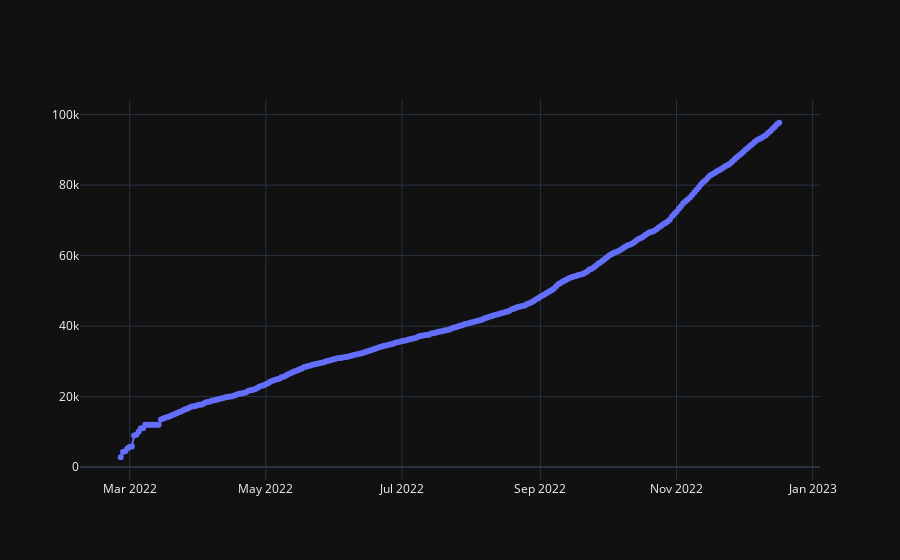

Notebook source saved alongside this figure:
### Code cell
#zamana bağlı insan kaybı

x= df2['date']
y= df2['personnel']

fig = go.Figure()
fig.add_trace(go.Scatter(x=x, y=y,
                    mode='lines+markers',
                    name='lines+markers'))
fig.show()

### Figure 1 — Plotly figure (JSON) as saved in the notebook; plotly's stock layout.template omitted (floating-point values rounded to 4 significant figures; data arrays with more than 128 entries replaced by an {"elided": "..."} marker saying what was removed)
{"data": [{"mode": "lines+markers", "name": "lines+markers", "type": "scatter", "x": {"elided": "296 str values"}, "y": {"elided": "296 int values"}}], "layout": {}}
